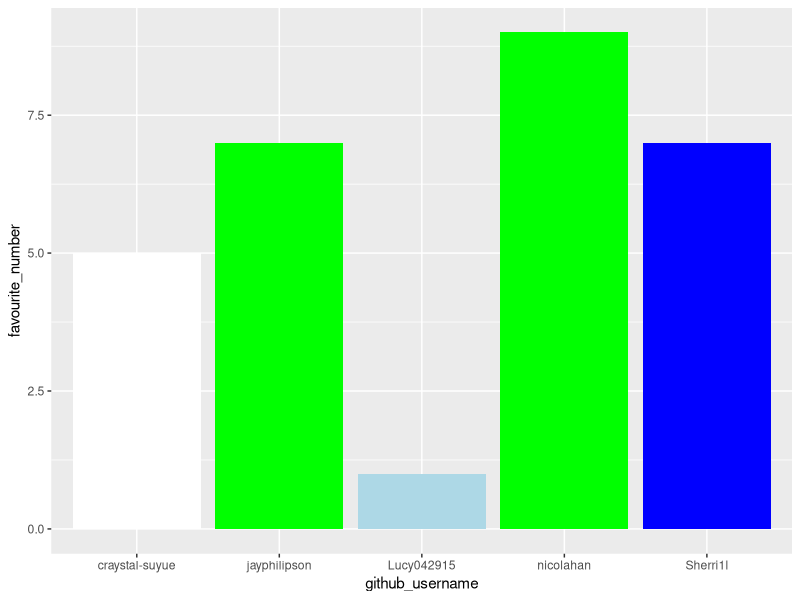
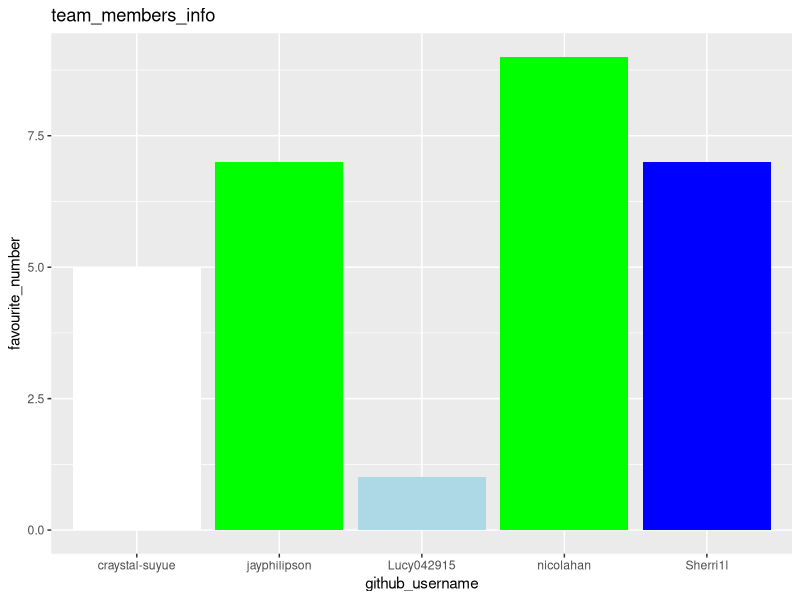
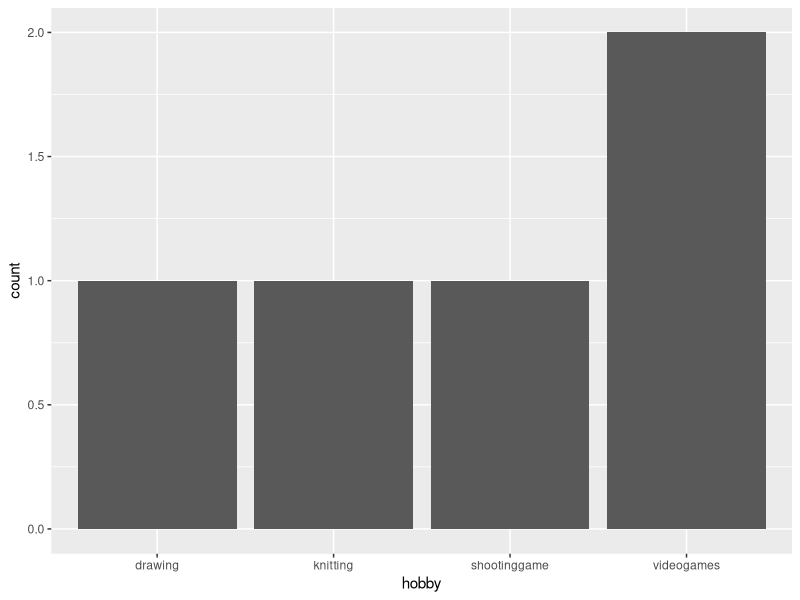

Here is the R script that generated these plots, in order:
## ---- chunk 1
library(tidyverse) 
## ---- chunk 2
team_data <- tibble(
  name = c("lucy", "nicola", 
           "jay", "sherrill","crystal"),
  github_username = c("Lucy042915", "nicolahan", "jayphilipson", 
                      "Sherri1l", "craystal-suyue"), 
  colour = c("lightblue", "green", "green", 
             "blue", "white"),
  hobby = c("videogames","drawing", "knitting", 
            "videogames", "shootinggame"),
  favourite_number = c(1, 9, 7, 7, 5)
  )

team_data
## ---- chunk 3
p1 <- ggplot(data = team_data, 
             mapping = aes(x = github_username, 
                           y = favourite_number,
                           fill = colour), 
             ) +
   geom_col() +
   scale_fill_identity()
p1
## ---- chunk 4
p1 + labs(x = "github_username", 
          y = "favourite_number",
          title = "team_members_info")
## ---- chunk 5
p2 <- ggplot(team_data, aes(x = hobby)) +
  geom_bar()
p2
